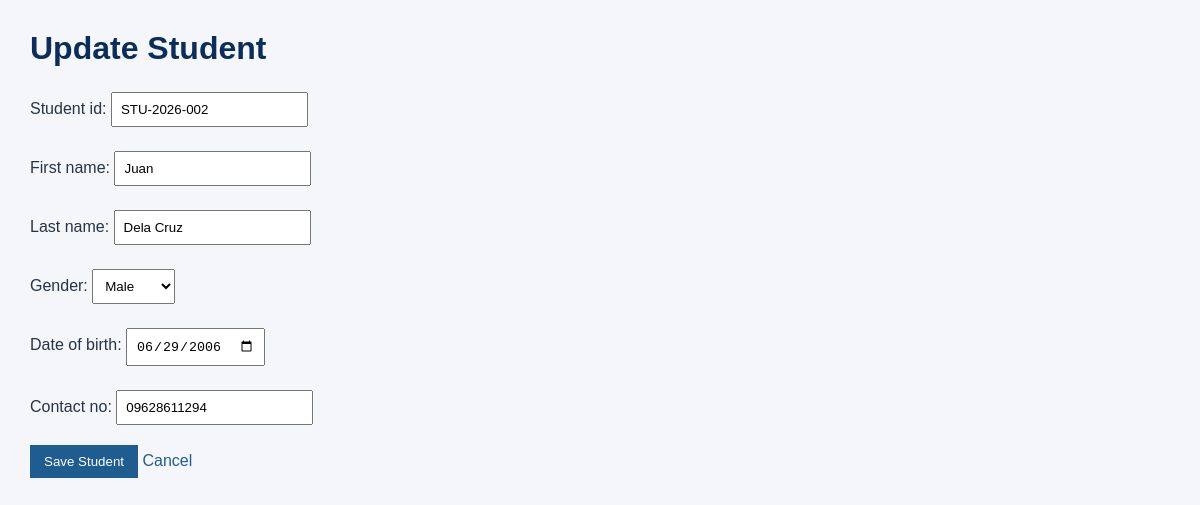
The app's page /registration/students/1/edit/ (signed in) with its own data.
### registration/models.py (models this page shows, shortened)
class Student(models.Model):
    GENDER_CHOICES = [
        ('Male', 'Male'),
        ('Female', 'Female'),
    ]
    student_id = models.CharField(
        max_length=20,
        unique=True
    )
    first_name = models.CharField(max_length=100)
    last_name = models.CharField(max_length=100)
    gender = models.CharField(
        max_length=10,
        choices=GENDER_CHOICES
    )
    date_of_birth = models.DateField()
    contact_no = models.CharField(max_length=20)

### registration/views.py (the view)
@user_passes_test(staff_check, login_url='login')
def student_update(request, pk):
    student = get_object_or_404(Student, pk=pk)
    if request.method == 'POST':
        form = StudentForm(request.POST, instance=student)
        if form.is_valid():
            form.save()
            messages.success(request, 'Student record updated successfully.')
            return redirect('student_detail', pk=student.pk)
    else:
        form = StudentForm(instance=student)
    return render(
        request,
        'registration/student_form.html',
        {
            'form': form,
            'page_title': 'Update Student',
            'student': student,
        },
    )

### registration/forms.py
class StudentForm(forms.ModelForm):
    class Meta:
        model = Student
        fields = [
            'student_id',
            'first_name',
            'last_name',
            'gender',
            'date_of_birth',
            'contact_no',
        ]
        widgets = {
            'date_of_birth': forms.DateInput(attrs={'type': 'date'}),
        }

### registration/views.py (called while the page is built)
def staff_check(user):
    return user.is_authenticated and user.is_staff

### registration/templates/registration/student_form.html (shortened to what this page needs)
{% load static %}
<!DOCTYPE html>
<html lang="en">
<head>
    <link rel="stylesheet" href="{% static 'registration/style.css' %}">
</head>
<body>
    <h1>{{ page_title }}</h1>
    <form method="post">
        {{ form.as_p }}
        <button type="submit">Save Student</button>
        <a href="{% url 'student_list' %}">Cancel</a>
    </form>
</body>
</html>

### registration/static/registration/style.css (style rules this page uses)
body { font-family: Arial, sans-serif; background: #f4f6f9; color: #263445; margin: 30px; }
h1 { color: #0b2d5c; }
a { color: #1f5d91; text-decoration: none; }
button { background: #1f5d91; color: #ffffff; border: 0; padding: 9px 14px; cursor: pointer; }
input, select { padding: 8px; margin: 4px 0; }

### records on screen
Student: student_id "STU-2026-002", first_name "Juan", last_name "Dela Cruz", gender "Male", date_of_birth "06/29/2006", contact_no "09628611294"

### other values on screen
{{ page_title }} "Update Student"
